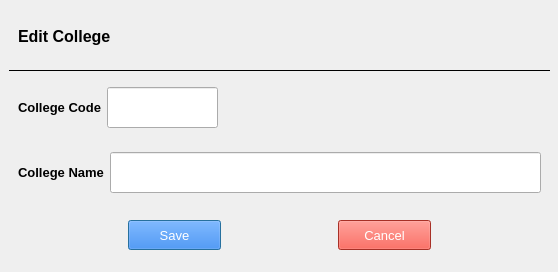
<?xml version="1.0" encoding="UTF-8"?>
<ui version="4.0">
 <class>Dialog</class>
 <widget class="QDialog" name="Dialog">
  <property name="geometry">
   <rect>
    <x>0</x>
    <y>0</y>
    <width>558</width>
    <height>272</height>
   </rect>
  </property>
  <property name="minimumSize">
   <size>
    <width>558</width>
    <height>272</height>
   </size>
  </property>
  <property name="windowTitle">
   <string>Dialog</string>
  </property>
  <widget class="QWidget" name="widget" native="true">
   <property name="geometry">
    <rect>
     <x>9</x>
     <y>9</y>
     <width>541</width>
     <height>253</height>
    </rect>
   </property>
   <property name="minimumSize">
    <size>
     <width>541</width>
     <height>253</height>
    </size>
   </property>
   <layout class="QGridLayout" name="gridLayout_2">
    <item row="0" column="0">
     <widget class="QWidget" name="widget_5" native="true">
      <layout class="QGridLayout" name="gridLayout_3">
       <item row="0" column="0">
        <widget class="QLabel" name="AddCollege_text">
         <property name="font">
          <font>
           <pointsize>12</pointsize>
           <weight>75</weight>
           <bold>true</bold>
          </font>
         </property>
         <property name="text">
          <string>Edit College</string>
         </property>
        </widget>
       </item>
       <item row="0" column="1">
        <spacer name="AddCollege_spacer">
         <property name="orientation">
          <enum>Qt::Horizontal</enum>
         </property>
         <property name="sizeHint" stdset="0">
          <size>
           <width>377</width>
           <height>20</height>
          </size>
         </property>
        </spacer>
       </item>
      </layout>
     </widget>
    </item>
    <item row="1" column="0">
     <widget class="Line" name="line">
      <property name="frameShadow">
       <enum>QFrame::Plain</enum>
      </property>
      <property name="orientation">
       <enum>Qt::Horizontal</enum>
      </property>
     </widget>
    </item>
    <item row="2" column="0">
     <widget class="QWidget" name="widget_2" native="true">
      <layout class="QGridLayout" name="gridLayout">
       <item row="0" column="0">
        <widget class="QLabel" name="CollegeCode_text">
         <property name="font">
          <font>
           <pointsize>10</pointsize>
           <weight>75</weight>
           <bold>true</bold>
          </font>
         </property>
         <property name="text">
          <string>College Code</string>
         </property>
        </widget>
       </item>
       <item row="0" column="1">
        <widget class="QLineEdit" name="CollegeCode_input">
         <property name="minimumSize">
          <size>
           <width>101</width>
           <height>41</height>
          </size>
         </property>
         <property name="maximumSize">
          <size>
           <width>111</width>
           <height>41</height>
          </size>
         </property>
         <property name="font">
          <font>
           <pointsize>10</pointsize>
          </font>
         </property>
        </widget>
       </item>
       <item row="0" column="2">
        <spacer name="horizontalSpacer_4">
         <property name="orientation">
          <enum>Qt::Horizontal</enum>
         </property>
         <property name="sizeHint" stdset="0">
          <size>
           <width>268</width>
           <height>20</height>
          </size>
         </property>
        </spacer>
       </item>
      </layout>
     </widget>
    </item>
    <item row="3" column="0">
     <widget class="QWidget" name="widget_3" native="true">
      <layout class="QHBoxLayout" name="horizontalLayout">
       <item>
        <widget class="QLabel" name="CollegeName_text">
         <property name="font">
          <font>
           <pointsize>10</pointsize>
           <weight>75</weight>
           <bold>true</bold>
          </font>
         </property>
         <property name="text">
          <string>College Name</string>
         </property>
        </widget>
       </item>
       <item>
        <widget class="QLineEdit" name="CollegeName_input">
         <property name="sizePolicy">
          <sizepolicy hsizetype="Expanding" vsizetype="Fixed">
           <horstretch>0</horstretch>
           <verstretch>0</verstretch>
          </sizepolicy>
         </property>
         <property name="minimumSize">
          <size>
           <width>311</width>
           <height>41</height>
          </size>
         </property>
         <property name="font">
          <font>
           <pointsize>10</pointsize>
          </font>
         </property>
        </widget>
       </item>
      </layout>
     </widget>
    </item>
    <item row="4" column="0">
     <widget class="QWidget" name="widget_4" native="true">
      <layout class="QHBoxLayout" name="horizontalLayout_2">
       <item>
        <spacer name="horizontalSpacer_3">
         <property name="orientation">
          <enum>Qt::Horizontal</enum>
         </property>
         <property name="sizeHint" stdset="0">
          <size>
           <width>95</width>
           <height>20</height>
          </size>
         </property>
        </spacer>
       </item>
       <item>
        <widget class="QPushButton" name="Save_button">
         <property name="minimumSize">
          <size>
           <width>93</width>
           <height>30</height>
          </size>
         </property>
         <property name="font">
          <font>
           <pointsize>10</pointsize>
          </font>
         </property>
         <property name="styleSheet">
          <string notr="true">background-color: rgb(26, 115, 232);
color: rgb(255, 255, 255);</string>
         </property>
         <property name="text">
          <string>Save</string>
         </property>
        </widget>
       </item>
       <item>
        <spacer name="horizontalSpacer_2">
         <property name="orientation">
          <enum>Qt::Horizontal</enum>
         </property>
         <property name="sizeHint" stdset="0">
          <size>
           <width>96</width>
           <height>20</height>
          </size>
         </property>
        </spacer>
       </item>
       <item>
        <widget class="QPushButton" name="Cancel_button">
         <property name="minimumSize">
          <size>
           <width>93</width>
           <height>30</height>
          </size>
         </property>
         <property name="font">
          <font>
           <pointsize>10</pointsize>
          </font>
         </property>
         <property name="styleSheet">
          <string notr="true">background-color: rgb(234, 67, 53);
color: rgb(255, 255, 255);</string>
         </property>
         <property name="text">
          <string>Cancel</string>
         </property>
        </widget>
       </item>
       <item>
        <spacer name="horizontalSpacer">
         <property name="orientation">
          <enum>Qt::Horizontal</enum>
         </property>
         <property name="sizeHint" stdset="0">
          <size>
           <width>95</width>
           <height>20</height>
          </size>
         </property>
        </spacer>
       </item>
      </layout>
     </widget>
    </item>
   </layout>
  </widget>
 </widget>
 <resources/>
 <connections/>
</ui>
